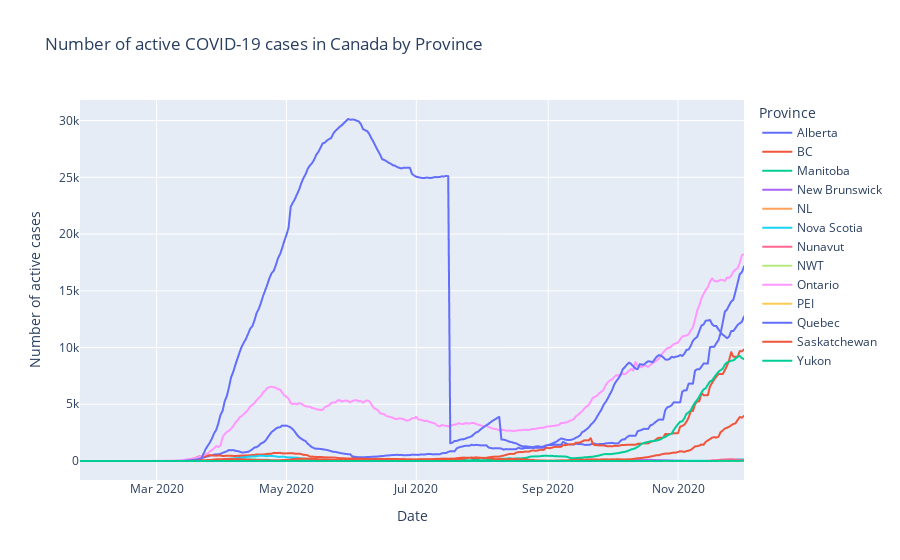

The cell this chart's notebook holds for it:
### Code cell
# Plot I_it new cases for each province
fig = px.line(
    active_cases_provinces,
    x="date",
    y="active_cases",
    color="province",
    title="Number of active COVID-19 cases in Canada by Province",
    labels=dict(
        date="Date",
        active_cases="Number of active cases",
        province="Province",
    ),
    height=600,
)
fig.show()

### Figure 1 — Plotly figure (JSON) as saved in the notebook; plotly's stock layout.template omitted (floating-point values rounded to 4 significant figures; data arrays with more than 128 entries replaced by an {"elided": "..."} marker saying what was removed)
{"data": [{"hovertemplate": "Province=Alberta<br>Date=%{x}<br>Number of active cases=%{y}<extra></extra>", "legendgroup": "Alberta", "line": {"color": "#636efa", "dash": "solid"}, "mode": "lines", "name": "Alberta", "showlegend": true, "type": "scattergl", "x": {"elided": "313 str values"}, "xaxis": "x", "y": {"elided": "313 int values"}, "yaxis": "y"}, {"hovertemplate": "Province=BC<br>Date=%{x}<br>Number of active cases=%{y}<extra></extra>", "legendgroup": "BC", "line": {"color": "#EF553B", "dash": "solid"}, "mode": "lines", "name": "BC", "showlegend": true, "type": "scattergl", "x": {"elided": "313 str values"}, "xaxis": "x", "y": {"elided": "313 int values"}, "yaxis": "y"}, {"hovertemplate": "Province=Manitoba<br>Date=%{x}<br>Number of active cases=%{y}<extra></extra>", "legendgroup": "Manitoba", "line": {"color": "#00cc96", "dash": "solid"}, "mode": "lines", "name": "Manitoba", "showlegend": true, "type": "scattergl", "x": {"elided": "313 str values"}, "xaxis": "x", "y": {"elided": "313 int values"}, "yaxis": "y"}, {"hovertemplate": "Province=New Brunswick<br>Date=%{x}<br>Number of active cases=%{y}<extra></extra>", "legendgroup": "New Brunswick", "line": {"color": "#ab63fa", "dash": "solid"}, "mode": "lines", "name": "New Brunswick", "showlegend": true, "type": "scattergl", "x": {"elided": "313 str values"}, "xaxis": "x", "y": {"elided": "313 int values"}, "yaxis": "y"}, {"hovertemplate": "Province=NL<br>Date=%{x}<br>Number of active cases=%{y}<extra></extra>", "legendgroup": "NL", "line": {"color": "#FFA15A", "dash": "solid"}, "mode": "lines", "name": "NL", "showlegend": true, "type": "scattergl", "x": {"elided": "313 str values"}, "xaxis": "x", "y": {"elided": "313 int values"}, "yaxis": "y"}, {"hovertemplate": "Province=Nova Scotia<br>Date=%{x}<br>Number of active cases=%{y}<extra></extra>", "legendgroup": "Nova Scotia", "line": {"color": "#19d3f3", "dash": "solid"}, "mode": "lines", "name": "Nova Scotia", "showlegend": true, "type": "scattergl", "x": {"elided": "313 str values"}, "xaxis": "x", "y": {"elided": "313 int values"}, "yaxis": "y"}, {"hovertemplate": "Province=Nunavut<br>Date=%{x}<br>Number of active cases=%{y}<extra></extra>", "legendgroup": "Nunavut", "line": {"color": "#FF6692", "dash": "solid"}, "mode": "lines", "name": "Nunavut", "showlegend": true, "type": "scattergl", "x": {"elided": "313 str values"}, "xaxis": "x", "y": {"elided": "313 int values"}, "yaxis": "y"}, {"hovertemplate": "Province=NWT<br>Date=%{x}<br>Number of active cases=%{y}<extra></extra>", "legendgroup": "NWT", "line": {"color": "#B6E880", "dash": "solid"}, "mode": "lines", "name": "NWT", "showlegend": true, "type": "scattergl", "x": {"elided": "313 str values"}, "xaxis": "x", "y": {"elided": "313 int values"}, "yaxis": "y"}, {"hovertemplate": "Province=Ontario<br>Date=%{x}<br>Number of active cases=%{y}<extra></extra>", "legendgroup": "Ontario", "line": {"color": "#FF97FF", "dash": "solid"}, "mode": "lines", "name": "Ontario", "showlegend": true, "type": "scattergl", "x": {"elided": "313 str values"}, "xaxis": "x", "y": {"elided": "313 int values"}, "yaxis": "y"}, {"hovertemplate": "Province=PEI<br>Date=%{x}<br>Number of active cases=%{y}<extra></extra>", "legendgroup": "PEI", "line": {"color": "#FECB52", "dash": "solid"}, "mode": "lines", "name": "PEI", "showlegend": true, "type": "scattergl", "x": {"elided": "313 str values"}, "xaxis": "x", "y": {"elided": "313 int values"}, "yaxis": "y"}, {"hovertemplate": "Province=Quebec<br>Date=%{x}<br>Number of active cases=%{y}<extra></extra>", "legendgroup": "Quebec", "line": {"color": "#636efa", "dash": "solid"}, "mode": "lines", "name": "Quebec", "showlegend": true, "type": "scattergl", "x": {"elided": "313 str values"}, "xaxis": "x", "y": {"elided": "313 int values"}, "yaxis": "y"}, {"hovertemplate": "Province=Saskatchewan<br>Date=%{x}<br>Number of active cases=%{y}<extra></extra>", "legendgroup": "Saskatchewan", "line": {"color": "#EF553B", "dash": "solid"}, "mode": "lines", "name": "Saskatchewan", "showlegend": true, "type": "scattergl", "x": {"elided": "313 str values"}, "xaxis": "x", "y": {"elided": "313 int values"}, "yaxis": "y"}, {"hovertemplate": "Province=Yukon<br>Date=%{x}<br>Number of active cases=%{y}<extra></extra>", "legendgroup": "Yukon", "line": {"color": "#00cc96", "dash": "solid"}, "mode": "lines", "name": "Yukon", "showlegend": true, "type": "scattergl", "x": {"elided": "313 str values"}, "xaxis": "x", "y": {"elided": "313 int values"}, "yaxis": "y"}], "layout": {"autosize": true, "legend": {"title": {"text": "Province"}, "tracegroupgap": 0}, "title": {"text": "Number of active COVID-19 cases in Canada by Province"}, "xaxis": {"anchor": "y", "autorange": true, "domain": [0, 1], "range": ["2020-01-25", "2020-12-02"], "title": {"text": "Date"}, "type": "date"}, "yaxis": {"anchor": "x", "autorange": true, "domain": [0, 1], "range": [-1674.0, 31810.0], "title": {"text": "Number of active cases"}, "type": "linear"}}}
